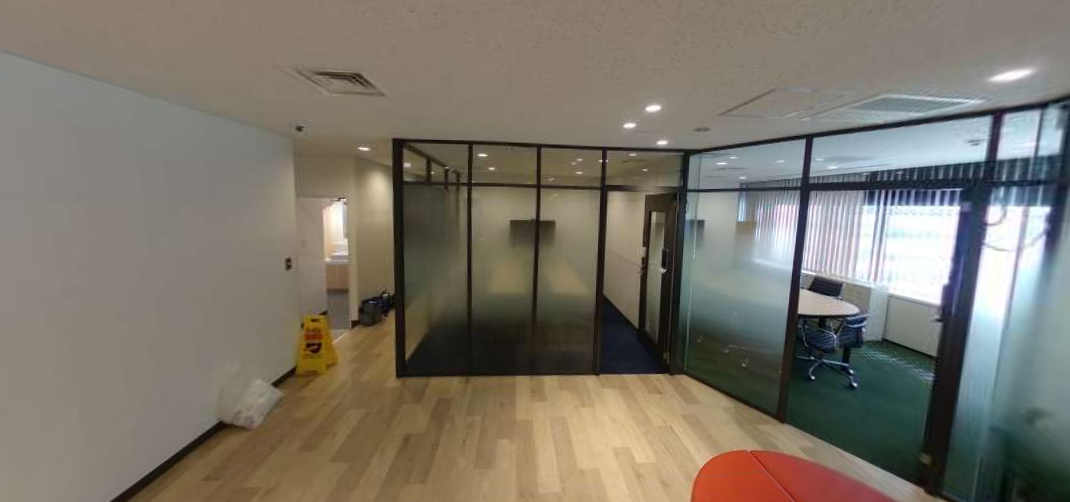
#> input picture sample/difficult_1.png, 1070 x 502 px
$ python contour.py
#> lines starting #> are read from the running program, lines starting #| are printed output that depends on the picture; after the words box and inside, x2 and y2 are one past the last pixel; in counts of white or black regions, pixels touching at a corner belong together
import os
import cv2
import numpy as np
import matplotlib.pyplot as plt
from skimage import io


dirname = os.path.dirname(__file__)
file1 = 'difficult_1.png'

# 画像読み込む
img = cv2.imread(dirname + '/sample/' + file1)
#> img is the input picture: shape (502, 1070, 3); mean B, G, R 105.8, 117.3, 123.5
# グレースケールに変換
gray = cv2.cvtColor(img, cv2.COLOR_BGR2GRAY)
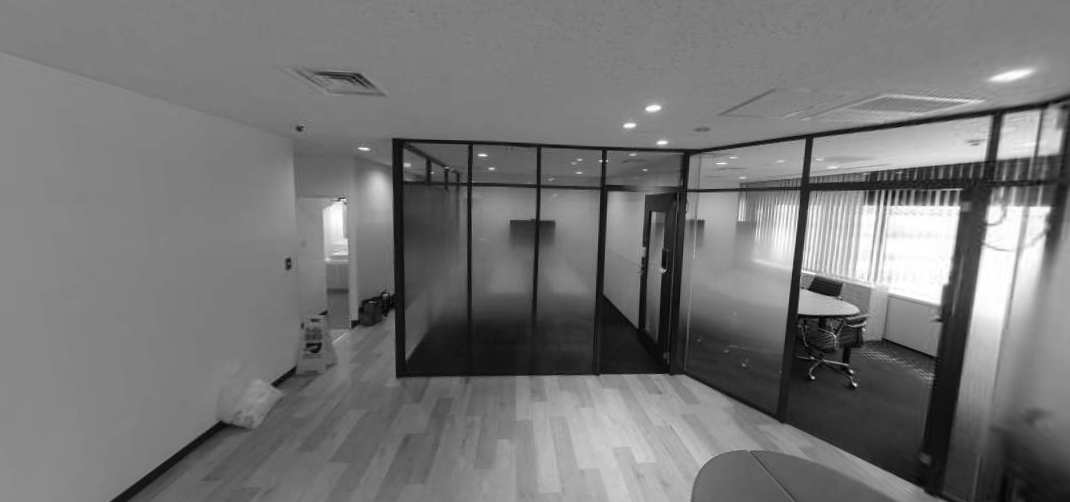
#> gray: shape (502, 1070); min 1, max 255, mean 117.8
cv2.imwrite(dirname + '/output/gray.png', gray)

# 二値化（閾値を150に設定）
ret, binary = cv2.threshold(gray, 40, 255, cv2.THRESH_BINARY)
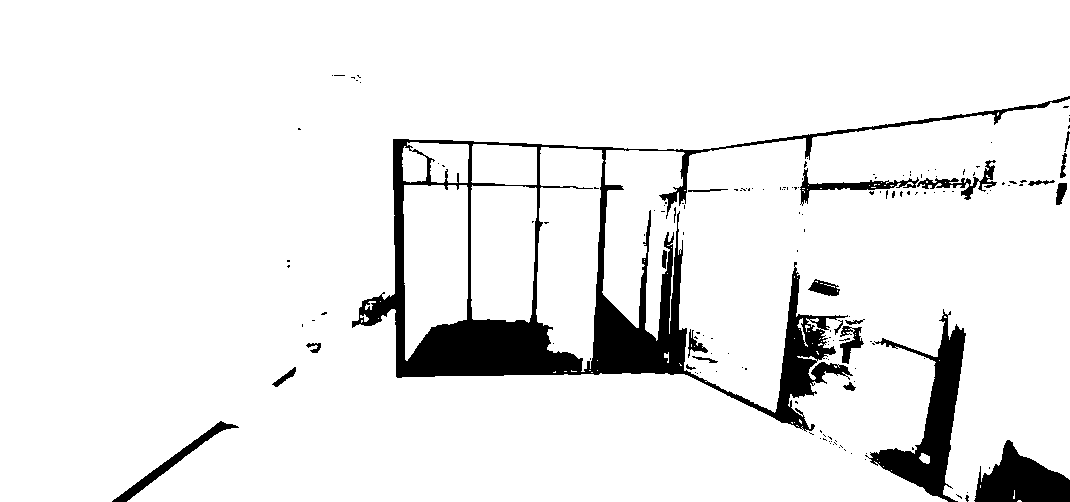
#> binary: shape (502, 1070); 92.1% white; 157 black regions (134 under 20 px)
cv2.imwrite(dirname + '/output/thr.png', binary)
# 輪郭を検出
contours, hierarchy = cv2.findContours(binary, cv2.RETR_TREE, cv2.CHAIN_APPROX_SIMPLE)
#> contours = 275 contours, 238 with area under 20; largest, box (x1, y1, x2, y2) and area: (0, 0, 1070, 502) 459735, (536, 147, 604, 372) 11586, (403, 185, 468, 361) 9144, (471, 185, 537, 323) 8312, (471, 144, 537, 185) 2413

# 全て白の画像を作成
img_blank = np.ones_like(img) * 255
# 輪郭だけを描画（黒色で描画）
img_contour_only = cv2.drawContours(img_blank, contours, -1, (0,0,0), 3)
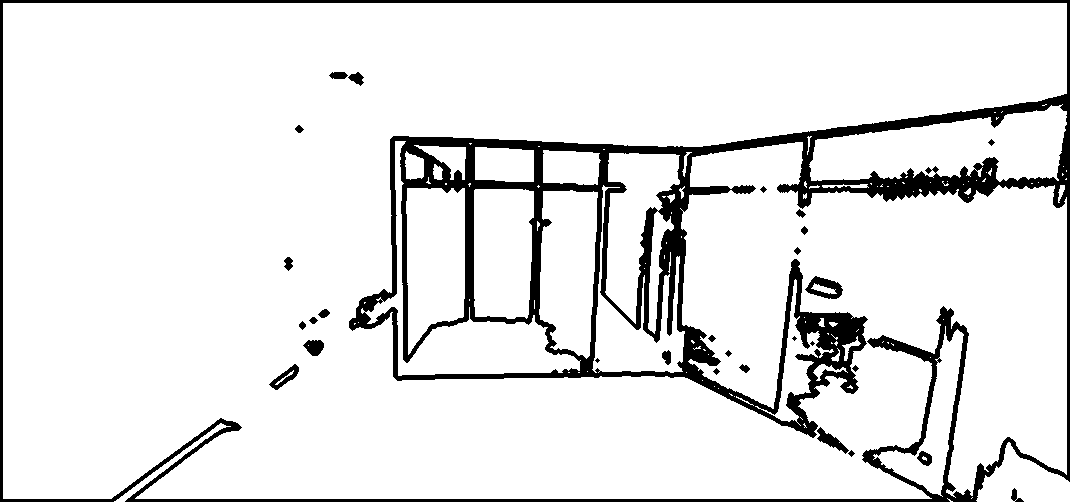
#> img_contour_only: shape (502, 1070, 3); 90% white; 29 black regions (3 under 20 px), largest, box (x1, y1, x2, y2) and area: (0, 0, 1070, 502) 50990, (805, 276, 843, 299) 443, (817, 427, 849, 454) 297
# 描画
cv2.imwrite(dirname + '/output/result.png', img_contour_only)

$ run again, with sample/difficult_2.png copied over sample/difficult_1.png
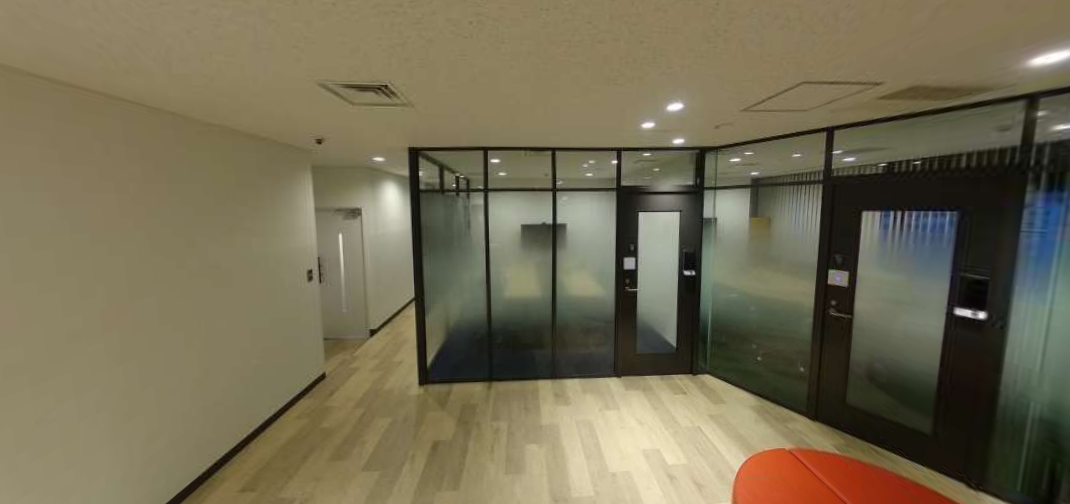
#> input picture sample/difficult_2.png, 1070 x 504 px
#> img is the input picture: shape (504, 1070, 3); mean B, G, R 83.7, 108.6, 116.6
#> `ret, binary = cv2.threshold(gray, 40, 255, cv2.THRESH_BINARY)`:
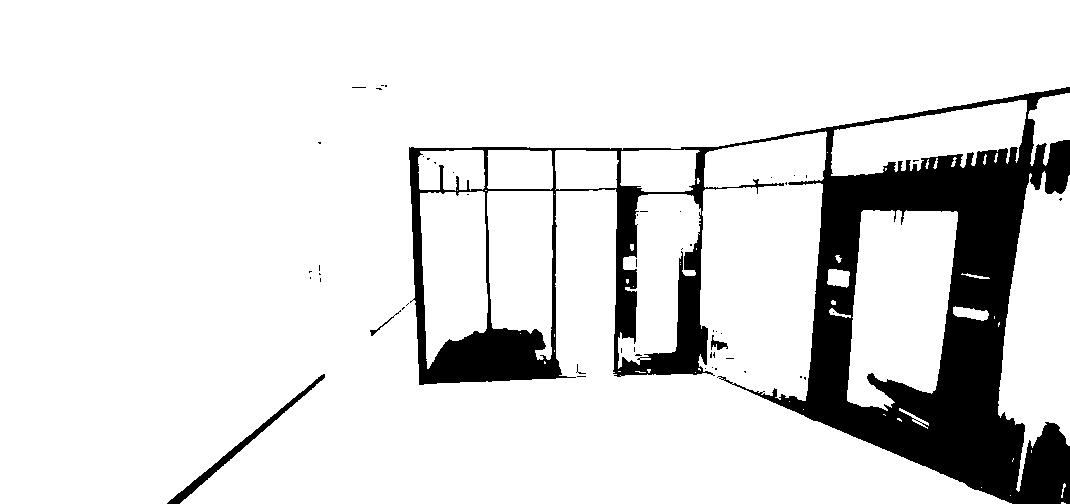
#> binary: shape (504, 1070); 87.2% white; 51 black regions (47 under 20 px)
#> contours = 127 contours, 105 with area under 20; largest, box (x1, y1, x2, y2) and area: (0, 0, 1070, 504) 386120, (847, 210, 958, 411) 16748, (998, 171, 1070, 492) 14418, (420, 191, 488, 369) 9336, (487, 191, 553, 360) 8825
#> `img_contour_only = cv2.drawContours(img_blank, contours, -1, (0,0,0), 3)`:
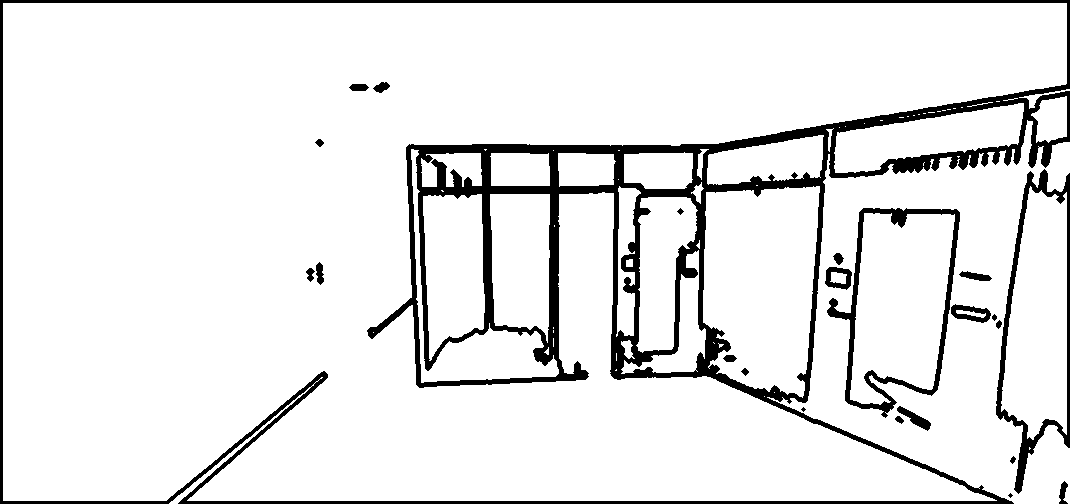
#> img_contour_only: shape (504, 1070, 3); 90.8% white; 23 black regions (2 under 20 px), largest, box (x1, y1, x2, y2) and area: (0, 0, 1070, 504) 40671, (827, 208, 960, 418) 3533, (996, 169, 1070, 494) 3455
